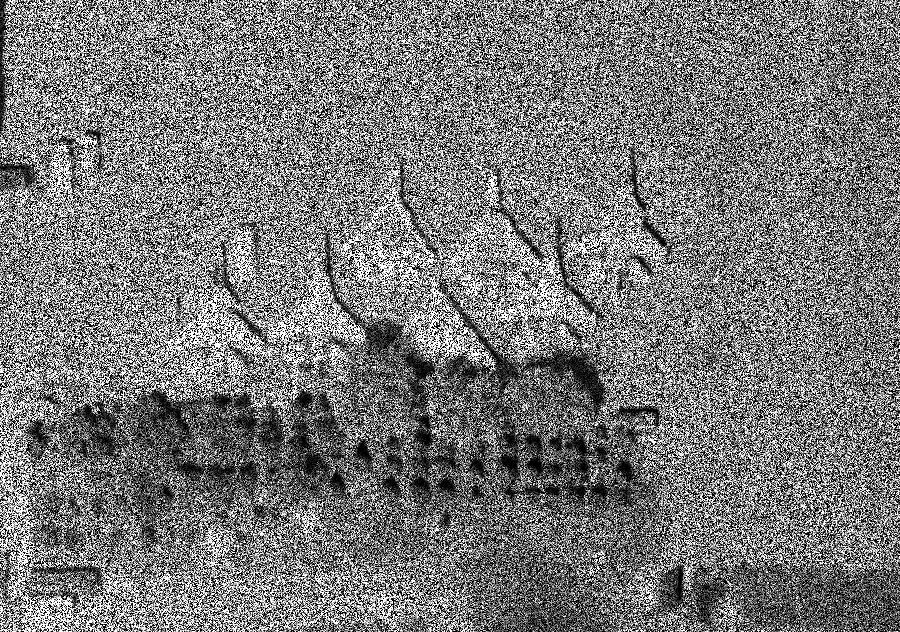
#> input picture Satelite_ruido/satelite000.png, 900 x 632 px; its folder holds 4 pictures in this run
$ python MediaMediana.py
#> lines starting #> are read from the running program, lines starting #| are printed output that depends on the picture
import cv2
import numpy as np
import os

diretorio = 'Satelite_ruido'
imagens = [os.path.join(diretorio, f) for f in os.listdir(diretorio) if f.startswith('satelite') and f.endswith('.png')]

lista_imagens = []
for imagem in imagens:
    img = cv2.imread(imagem)
#> img is the input picture: shape (632, 900, 3); min 0, max 255, mean 121
    lista_imagens.append(img)

media = np.mean(lista_imagens, axis=0).astype(np.uint8)
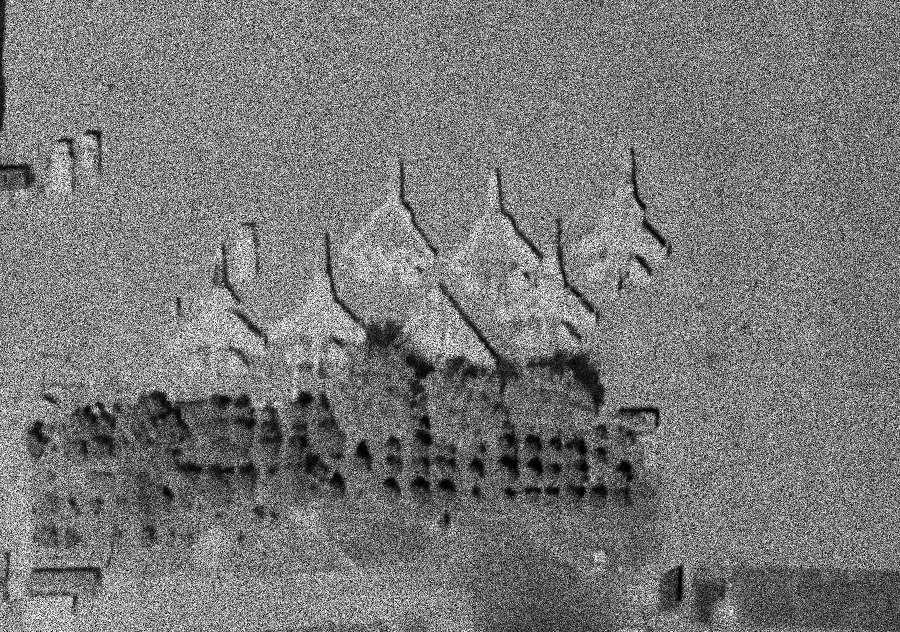
#> media: shape (632, 900, 3); min 0, max 255, mean 120.4
mediana = np.median(lista_imagens, axis=0).astype(np.uint8)


cv2.namedWindow('Imagem Media', cv2.WINDOW_GUI_NORMAL)
cv2.imshow('Imagem Media', media)

cv2.namedWindow('Imagem Mediana', cv2.WINDOW_GUI_NORMAL)
cv2.imshow('Imagem Mediana', mediana)

cv2.waitKey(0)
cv2.destroyAllWindows()
